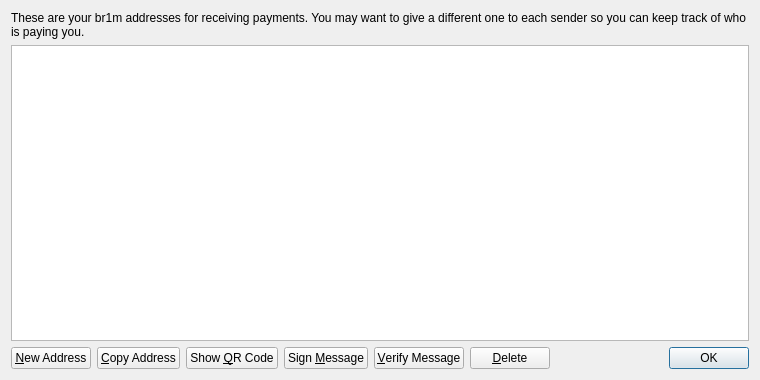
<?xml version="1.0" encoding="UTF-8"?>
<ui version="4.0">
 <class>AddressBookPage</class>
 <widget class="QWidget" name="AddressBookPage">
  <property name="geometry">
   <rect>
    <x>0</x>
    <y>0</y>
    <width>760</width>
    <height>380</height>
   </rect>
  </property>
  <property name="windowTitle">
   <string>Address Book</string>
  </property>
  <layout class="QVBoxLayout" name="verticalLayout">
   <item>
    <widget class="QLabel" name="labelExplanation">
     <property name="text">
      <string>These are your br1m addresses for receiving payments. You may want to give a different one to each sender so you can keep track of who is paying you.</string>
     </property>
     <property name="textFormat">
      <enum>Qt::PlainText</enum>
     </property>
     <property name="wordWrap">
      <bool>true</bool>
     </property>
    </widget>
   </item>
   <item>
    <widget class="QTableView" name="tableView">
     <property name="contextMenuPolicy">
      <enum>Qt::CustomContextMenu</enum>
     </property>
     <property name="toolTip">
      <string>Double-click to edit address or label</string>
     </property>
     <property name="tabKeyNavigation">
      <bool>false</bool>
     </property>
     <property name="alternatingRowColors">
      <bool>true</bool>
     </property>
     <property name="selectionMode">
      <enum>QAbstractItemView::SingleSelection</enum>
     </property>
     <property name="selectionBehavior">
      <enum>QAbstractItemView::SelectRows</enum>
     </property>
     <property name="sortingEnabled">
      <bool>true</bool>
     </property>
     <attribute name="verticalHeaderVisible">
      <bool>false</bool>
     </attribute>
    </widget>
   </item>
   <item>
    <layout class="QHBoxLayout" name="horizontalLayout">
     <item>
      <widget class="QPushButton" name="newAddressButton">
       <property name="toolTip">
        <string>Create a new address</string>
       </property>
       <property name="text">
        <string>&amp;New Address</string>
       </property>
       <property name="icon">
        <iconset resource="../bitcoin.qrc">
         <normaloff>:/icons/add</normaloff>:/icons/add</iconset>
       </property>
      </widget>
     </item>
     <item>
      <widget class="QPushButton" name="copyToClipboard">
       <property name="toolTip">
        <string>Copy the currently selected address to the system clipboard</string>
       </property>
       <property name="text">
        <string>&amp;Copy Address</string>
       </property>
       <property name="icon">
        <iconset resource="../bitcoin.qrc">
         <normaloff>:/icons/editcopy</normaloff>:/icons/editcopy</iconset>
       </property>
      </widget>
     </item>
     <item>
      <widget class="QPushButton" name="showQRCode">
       <property name="text">
        <string>Show &amp;QR Code</string>
       </property>
       <property name="icon">
        <iconset resource="../bitcoin.qrc">
         <normaloff>:/icons/qrcode</normaloff>:/icons/qrcode</iconset>
       </property>
      </widget>
     </item>
     <item>
      <widget class="QPushButton" name="signMessage">
       <property name="toolTip">
        <string>Sign a message to prove you own a br1m address</string>
       </property>
       <property name="text">
        <string>Sign &amp;Message</string>
       </property>
       <property name="icon">
        <iconset resource="../bitcoin.qrc">
         <normaloff>:/icons/edit</normaloff>:/icons/edit</iconset>
       </property>
      </widget>
     </item>
     <item>
      <widget class="QPushButton" name="verifyMessage">
       <property name="toolTip">
        <string>Verify a message to ensure it was signed with a specified br1m address</string>
       </property>
       <property name="text">
        <string>&amp;Verify Message</string>
       </property>
       <property name="icon">
        <iconset resource="../bitcoin.qrc">
         <normaloff>:/icons/transaction_0</normaloff>:/icons/transaction_0</iconset>
       </property>
      </widget>
     </item>
     <item>
      <widget class="QPushButton" name="deleteButton">
       <property name="toolTip">
        <string>Delete the currently selected address from the list</string>
       </property>
       <property name="text">
        <string>&amp;Delete</string>
       </property>
       <property name="icon">
        <iconset resource="../bitcoin.qrc">
         <normaloff>:/icons/remove</normaloff>:/icons/remove</iconset>
       </property>
      </widget>
     </item>
     <item>
      <spacer name="horizontalSpacer">
       <property name="orientation">
        <enum>Qt::Horizontal</enum>
       </property>
       <property name="sizeHint" stdset="0">
        <size>
         <width>40</width>
         <height>20</height>
        </size>
       </property>
      </spacer>
     </item>
     <item>
      <widget class="QDialogButtonBox" name="buttonBox">
       <property name="sizePolicy">
        <sizepolicy hsizetype="Maximum" vsizetype="Fixed">
         <horstretch>0</horstretch>
         <verstretch>0</verstretch>
        </sizepolicy>
       </property>
       <property name="standardButtons">
        <set>QDialogButtonBox::Ok</set>
       </property>
      </widget>
     </item>
    </layout>
   </item>
  </layout>
 </widget>
 <resources>
  <include location="../bitcoin.qrc"/>
 </resources>
 <connections/>
</ui>
